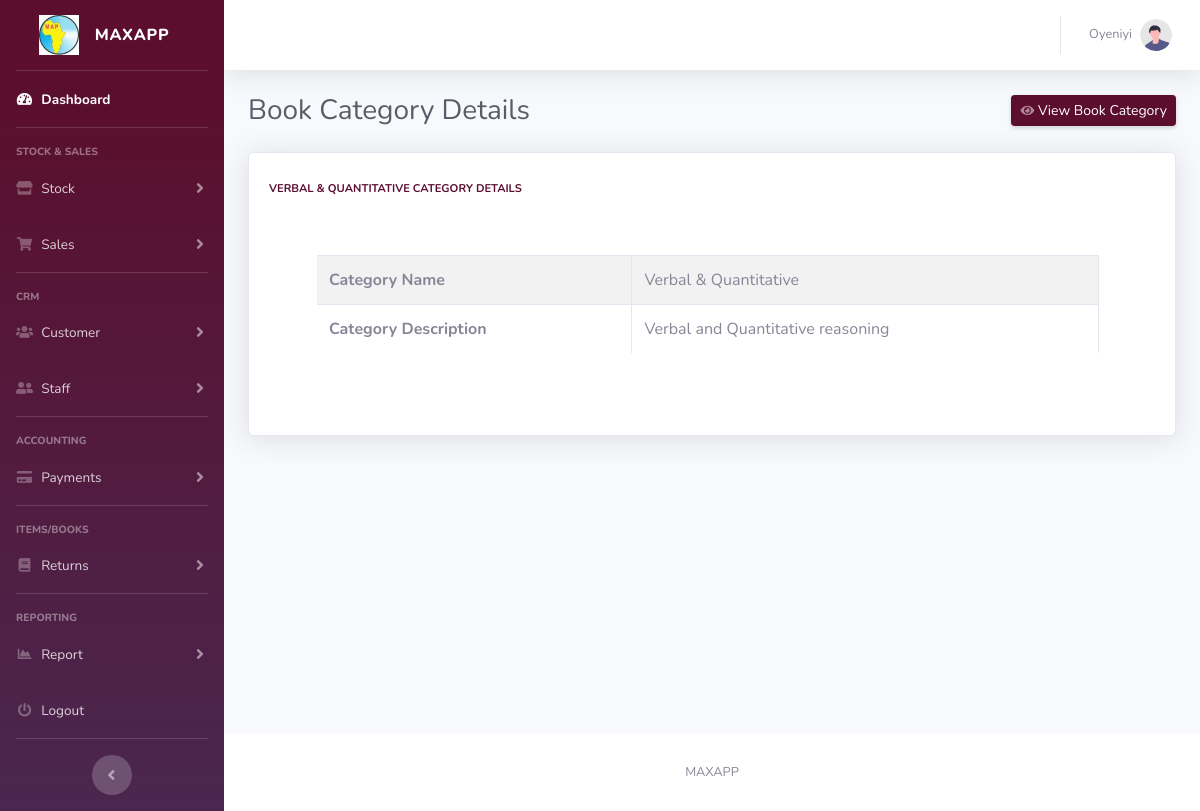
Page /categorydetail?catid=4 (signed in) on the committed database.
### tables this page shows
CREATE TABLE `categories_table` (
  `category_id` bigint(20) NOT NULL,
  `category_name` varchar(1000) NOT NULL,
  `description` varchar(20000) NOT NULL,
  `created_by` varchar(500) NOT NULL,
  `reg_date` datetime NOT NULL DEFAULT current_timestamp()
);

### classes/DataConnect.class.php (called while the page is built, shortened)
<?php
    class DataConnect{
        protected function connect(){
            $this->servername = "localhost";
            $this->username = "root";
            $this->password = "";
            $this->dbname = "maxventory";
            $datasourcename = 'mysql:host='.$this->servername.';dbname='.$this->dbname;
            $konet = new PDO($datasourcename, $this->username, $this->password);
            $konet->setAttribute(PDO::ATTR_DEFAULT_FETCH_MODE, PDO::FETCH_ASSOC);
            $konet->setAttribute(PDO::ATTR_ERRMODE, PDO::ERRMODE_EXCEPTION);
            return $konet;
        }
    }

### classes/BookModel.class.php (called while the page is built, shortened)
<?php
    class BookModel extends DataConnect{
        protected function getSingleCategory($catid){
            try{
                $getOneCat = "SELECT * FROM categories_table WHERE category_id=? ";
                $catStmt = $this->connect()->prepare($getOneCat);
                $catStmt->execute([$catid]);
                $results = $catStmt->fetchAll();
                if($results){
                    return $results;
                }else{
                    print_r($catStmt->errorInfo());
                }
            }
            catch (PDOException $ex)
            {
                $ex->getMessage();
            }
        }
    }

### classes/BookController.class.php (called while the page is built, shortened)
<?php
    class BookController extends BookModel{
        public function categoryDetails($catid){
             $singleCat = $this->getSingleCategory($catid);
         }
    }

### categorydetail.php (the view, shortened to what this page needs)
<!DOCTYPE html>
<html lang="en">
<head>
    <?php $pageTitle = "Book Category Details"; ?>
    <?php include('partial/header.part.php') ?>
    <link href="vendor/datatables/dataTables.bootstrap4.min.css" rel="stylesheet">
</head>
<body id="page-top">
    <div id="wrapper">
        <?php include('partial/navbar.part.php') ?>
        <div id="content-wrapper" class="d-flex flex-column">
            <div id="content">
                <nav class="navbar navbar-expand navbar-light bg-white topbar mb-4 static-top shadow">
                    <?php include('partial/topbar.part.php') ?>
                </nav>
                <div class="container-fluid">
                    <div class="d-sm-flex align-items-center justify-content-between mb-4">
                        <h1 class="h3 mb-0 text-gray-800"><?=$pageTitle ?></h1>
                        <a href="viewcategory" class="d-none d-sm-inline-block btn btn-sm btn-primary shadow-sm"><i
                                class="fas fa-eye fa-sm text-white-50"></i> View Book Category</a>
                    </div>
                    <div class="row">
                        <?php $gatCat = new BookController(); $gatCat->categoryDetails($_GET['catid']); ?>
                        <?php foreach ($singleCat as $cat) { ?>
                        <div class="col-xl-12 col-md-12 mb-4">
                            <div class="card shadow h-100 py-2">
                                <div class="card-body">
                                    <div class="row no-gutters align-items-center">
                                        <div class="col mr-2">
                                            <div class="text-xs font-weight-bold text-primary text-uppercase mb-1">
                                                <?=$cat['category_name'] ?> Category Details</div>
                                                <div class="p-5">
                                                    <div class="table-responsive">
                                                        <table class="table table-bordered table-striped" id="dataTable" width="100%" cellspacing="0">
                                                            <tbody>
                                                                <tr>
                                                                    <th>Category Name</th><td><?=$cat['category_name'] ?></td>
                                                                </tr>
                                                                <tr>
                                                                    <th>Category Description</th><td><?=$cat['description'] ?></td>
                                                                </tr>
                                                            </tbody>
                                                        </table>
                                                    </div>
                                                </div>
                                        </div>
                                    </div>
                                </div>
                            </div>
                        </div>
                        <?php } ?>
                    </div>
                </div>
            </div>
            <footer class="sticky-footer bg-white">
                <div class="container my-auto">
                    <div class="copyright text-center my-auto">
                        <span>MAXAPP</span>
                    </div>
                </div>
            </footer>
        </div>
    </div>
</body>
</html>

### rows in the picture
categories_table: category_name "VERBAL & QUANTITATIVE", category_name "Verbal & Quantitative", description "Verbal and Quantitative reasoning"

### other values in the picture
$_SESSION['userfname'] "Oyeniyi"
$pageTitle "Book Category Details"
